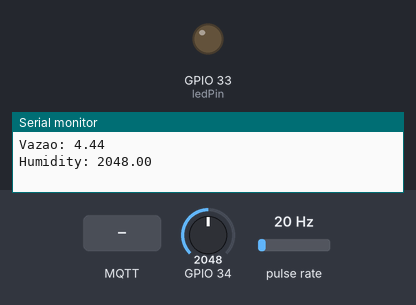
The sketch below on a simulated ESP32. Parts: output pins drawn as LEDs (lit = HIGH), the last lines printed to the serial monitor. Wiring (inferred from the names in the program): pulse sensor: data GPIO 27. The test bench sets the inputs (shaded band); at power-on: GPIO 34 = 2048, pulse rate 20 Hz. WiFi joins after 1.5 s; servers stay silent unless stated; no MQTT or app messages arrive unless stated.

Above: at 2.7 s.
2.8 s: MQTT message "5" arrives on the second subscribed topic
At 4.4 s:
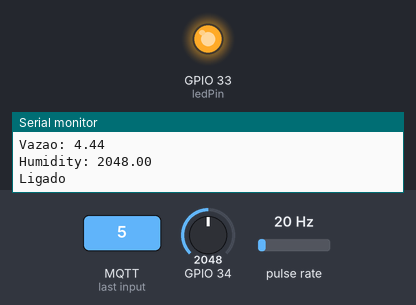
5.0 s: MQTT message "esp32/umidadeAtual" arrives on the first subscribed topic
6.5 s: MQTT message "5" arrives on the first subscribed topic
Timing chart, 0 to 9.5 s (numbered marks = the images above; inputs shaded):
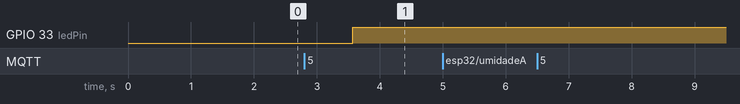

Measured:
- after the input at 2.8 s, GPIO 33 (ledPin): LOW → HIGH after 0.77 s

The sketch:

Agricultura_app.ino
```cpp
#include <WiFi.h>
#include <PubSubClient.h>
#include <Wire.h>
#include <stdlib.h>

const char* ssid = "Valdecir 2GHz";
const char* password = "02040810";

const char* mqtt_server = "54.207.34.223";

WiFiClient espClient;
PubSubClient client(espClient);
long lastMsg = 0;
char msg[50];
int value = 0;

int valvula = 0;
float vazao;
int humidity;
int Umin;
int Umax;
float umidadeAtual;

// LED Pin
const int ledPin = 33;
const int fluxo = 27;

long currentMillis = 0;
long previousMillis = 0;
int interval = 1000;
boolean ledState = LOW;
float calibrationFactor = 4.5;
volatile byte pulseCount;
byte pulse1Sec = 0;
float flowRate;
unsigned int flowMilliLitres;
unsigned long totalMilliLitres;

void IRAM_ATTR pulseCounter()
{
  pulseCount++;
}


void setup() {
  Serial.begin(115200);
  pinMode(33, OUTPUT);
  pinMode (34, INPUT);
  pinMode (27, INPUT);

  pulseCount = 0;
  flowRate = 0.0;
  flowMilliLitres = 0;
  totalMilliLitres = 0;
  previousMillis = 0;

  attachInterrupt(digitalPinToInterrupt(fluxo), pulseCounter, FALLING);

  setup_wifi();
  client.setServer(mqtt_server, 1883);
  client.setCallback(callback);
}

void setup_wifi() {
  delay(10);
  // We start by connecting to a WiFi network
  Serial.println();
  Serial.print("Connecting to ");
  Serial.println(ssid);

  WiFi.begin(ssid, password);

  while (WiFi.status() != WL_CONNECTED) {
    delay(500);
    Serial.print(".");
  }

  Serial.println("");
  Serial.println("WiFi connected");
  Serial.println("IP address: ");
  Serial.println(WiFi.localIP());
}

void callback(char* topic, byte* message, unsigned int length) {
  Serial.print("Message arrived on topic: ");
  Serial.print(topic);
  Serial.print(". Message: ");
  String messageTemp;

  for (int i = 0; i < length; i++) {
    Serial.print((char)message[i]);
    messageTemp += (char)message[i];
  }
  Serial.println();

  // Feel free to add more if statements to control more GPIOs with MQTT

  // If a message is received on the topic esp32/output, you check if the message is either "on" or "off".
  // Changes the output state according to the message

  if (String(topic) == "esp32/umidadeMaxDesejada") {
    Serial.print("Umidade Max: ");
    Umax = messageTemp.toInt();
    Serial.println(Umax);
}
  if (String(topic) == "esp32/umidadeMinDesejada") {
    Serial.print("Umidade Min: ");
    Umin = messageTemp.toInt();
    Serial.println(Umin);
  }

  if (String(topic) == "esp32/umidadeAtual") {
    Serial.print("Umidade Atual: ");
    umidadeAtual = messageTemp.toInt();
    Serial.println(umidadeAtual);
  }
}

void reconnect() {
  // Loop until we're reconnected
  while (!client.connected()) {
    Serial.print("Attempting MQTT connection...");
    // Attempt to connect
    if (client.connect("ESP8266Client")) {
      Serial.println("connected");
      // Subscribe
      client.subscribe("esp32/umidadeMaxDesejada");
      client.subscribe("esp32/umidadeMinDesejada");
      client.subscribe("esp32/umidadeAtual");
    }
    else {
      Serial.print("failed, rc=");
      Serial.print(client.state());
      Serial.println(" try again in 5 seconds");
      delay(1000);
    }
  }
}
void loop() {

  if (!client.connected()) {
    reconnect();
  }
  client.loop();

  long now = millis();
  if (now - lastMsg > 1000) {
    lastMsg = now;

  currentMillis = millis();
  if (currentMillis - previousMillis > interval) {

    pulse1Sec = pulseCount;
    pulseCount = 0;
    flowRate = ((1000.0 / (millis() - previousMillis)) * pulse1Sec) / calibrationFactor;
    previousMillis = millis();
    flowMilliLitres = (flowRate / 60) * 1000;
    totalMilliLitres += flowMilliLitres;
    Serial.print("Flow rate: ");
    Serial.print(int(flowRate));  // Print the integer part of the variable
    Serial.print("L/min");
    Serial.print("\t");       // Print tab space

    // Print the cumulative total of litres flowed since starting
    Serial.print("Output Liquid Quantity: ");
    Serial.print(totalMilliLitres);
    Serial.print("mL / ");
    Serial.print(totalMilliLitres / 1000);
    Serial.println("L");
  }

    vazao = flowRate;
    // Convert the value to a char array
    char vzString[8];
    dtostrf(vazao, 1, 2, vzString);
    Serial.print("Vazao: ");
    Serial.println(vzString);
    client.publish("esp32/Vazão", vzString);

    //humidity = analogRead(34);
    humidity = analogRead(34);
    // Convert the value to a char array
    char humString[8];
    dtostrf(humidity, 1, 2, humString);
    Serial.print("Humidity: ");
    Serial.println(humString);
    client.publish("esp32/Umidade", humString);

    char valvulaString [8];

    if ( umidadeAtual < Umin)
        {
          valvula = 1;
          dtostrf(valvula, 1, 2, valvulaString);
          digitalWrite(ledPin, HIGH);
          client.publish("esp32/valvula", valvulaString);
          Serial.println ("Ligado");
         }

        if ( umidadeAtual > Umax)
        {
          valvula = 0;
          digitalWrite(ledPin, LOW);
          dtostrf(valvula, 1, 2, valvulaString);
          client.publish("esp32/valvula", valvulaString);
          Serial.println ("Desligado");

        }
  }
}
```
